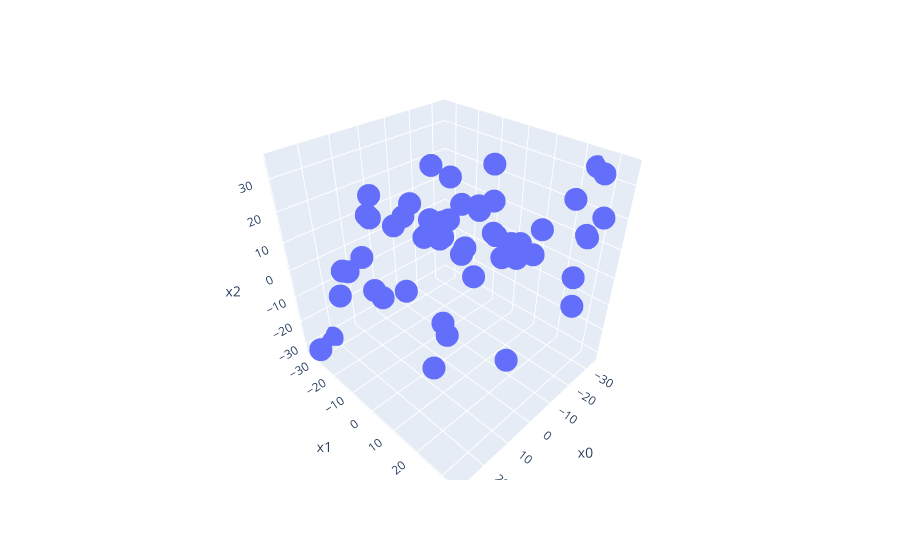

Source (notebook cell):
### Code cell
print(f'Number of points: {db_sample_df.shape}')

fig = px.scatter_3d(db_sample_df[:1000], x='x0', y='x1', z='x2')
fig.show()
